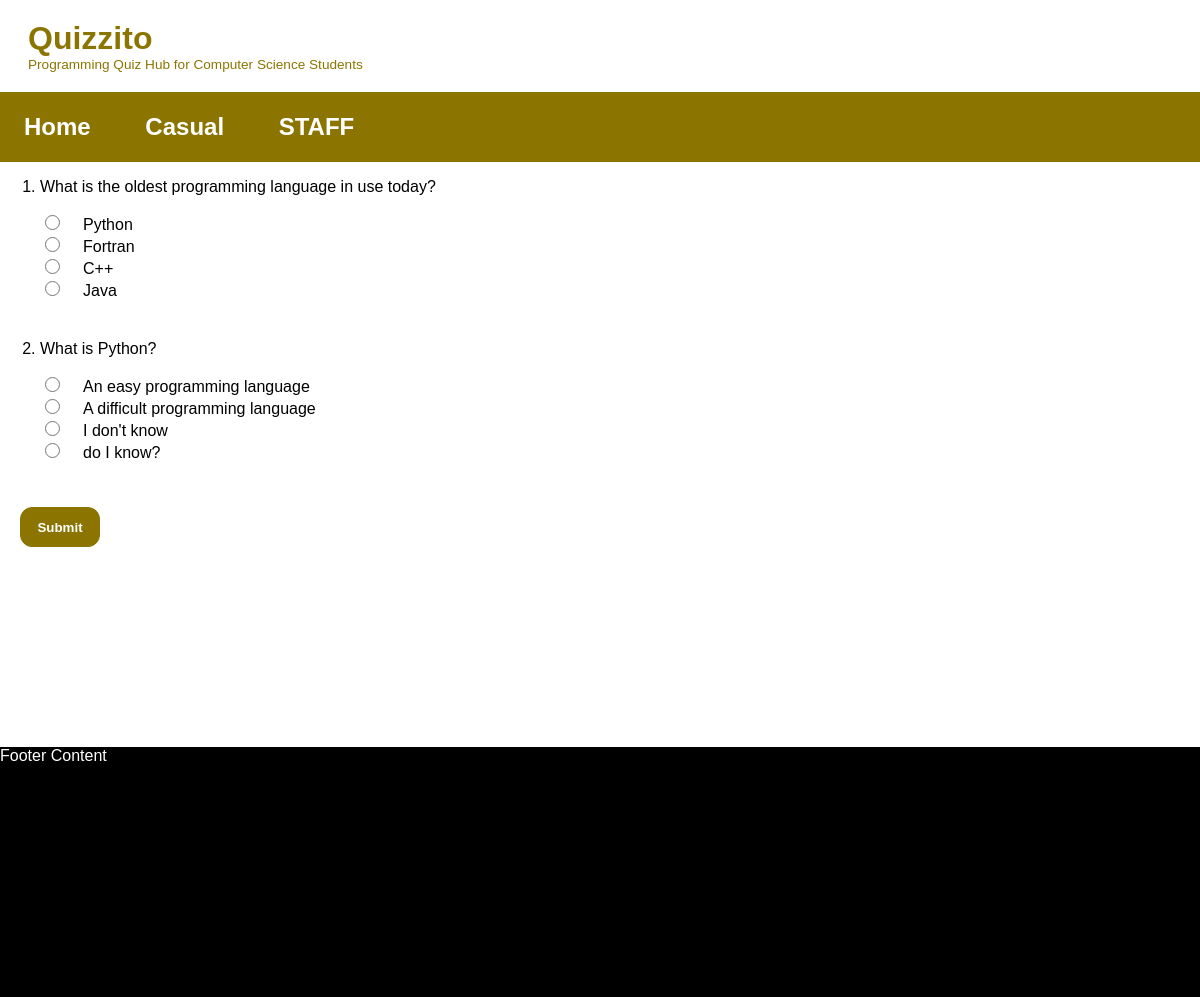
The page / on the database its author committed.
### quizzito_app/models.py (models this page shows)
class Questions(m.Model):
    question = m.CharField(max_length=255)
    answer = m.CharField(max_length=255)
    opt1 = m.CharField(max_length=255)
    opt2 = m.CharField(max_length=255)
    opt3 = m.CharField(max_length=255)
    opt4 = m.CharField(max_length=255)

### quizzito_app/views.py (the view)
# urls.py: path("", homepage, name='home'),
def homepage(request):
    questions = Questions.objects.all().values()
    content = {
        "questions": enumerate(questions),
        "total": range(len(questions)),
        "score": score,
    }
    template = loader.get_template('home.html')
    return HttpResponse(template.render(content, request))

### quizzito_app/templates/home.html (shortened to what this page needs)
{% load static %}
<!DOCTYPE html>
<html lang="en">
<head>
    <link rel="stylesheet" type="text/css" href="{% static 'home.css' %}">
</head>
<body>
<header>
    <div class="head1">Quizzito</div>
    <div class="head2">Programming Quiz Hub for Computer Science Students</div>
</header>
<nav>
    <a href="#python">Home</a>
    <a href="#Casual">Casual</a>
    <a href="admin_login/" title="For Administrators Only!!!">STAFF</a>
</nav>
<main>
    <form action="score/" method="post" enctype="multipart/form-data">
        <ol>
            {% for x, i in questions %}
            <li>
                <p>{{ i.question }}</p>
                <div class="options_field">
                    <div class="options"><input name="question_{{ x|add:1 }}" type="radio" id="question{{ x|add:1 }}_opt1" value="{{ i.opt1 }}"/><label for="question{{ x|add:1 }}_opt1">{{ i.opt1 }}</label></div>
                    <div class="options"><input name="question_{{ x|add:1 }}" type="radio" id="question{{ x|add:1 }}_opt2" value="{{ i.opt2 }}"/><label for="question{{ x|add:1 }}_opt2">{{ i.opt2 }}</label></div>
                    <div class="options"><input name="question_{{ x|add:1 }}" type="radio" id="question{{ x|add:1 }}_opt3" value="{{ i.opt3 }}"/><label for="question{{ x|add:1 }}_opt3">{{ i.opt3 }}</label></div>
                    <div class="options"><input name="question_{{ x|add:1 }}" type="radio" id="question{{ x|add:1 }}_opt4" value="{{ i.opt4 }}"/><label for="question{{ x|add:1 }}_opt4">{{ i.opt4 }}</label></div>
                </div>
            </li>
            {% endfor %}
        </ol>
        <div><button type="submit" name="submit">Submit</button></div>
    </form>
</main>
<footer>
    <div>Footer Content</div>
</footer>
</body>
</html>

### quizzito_app/static/home.css (style rules this page uses)
body { margin: 0 auto; background-position: center; font-family: Arial; }
header { color: #8B7500; margin-left: 8px; padding: 20px; }
.head1 { font-size: 200%; font-weight: bolder; }
.head2 { font-size: 85%; }
nav { background-color: #8B7500; font-size: 150%; font-weight: bold; padding: 21px 0px; }
nav a { text-decoration: none; color: #fff; padding: 0% 2%; transition: 0.3s linear; border-radius: 5px; }
main { margin-bottom: 200px; }
label { margin-left: 20px; margin-top: 100px; }
ol li { margin-bottom: 40px; }
button { background-color: #8B7500; color: #fff; font-weight: bold; width: 80px; height: 40px; border-radius: 12px; border: 1px solid #8B7500; margin-left: 20px; margin-top: 5px; transition: 0.4s linear; }
footer { background-color: #000; color: #fff; width: 100%; position:absolute; height: 250px; }
.options input { height: 15px; width: 15px; }

### rows shown on the page
Questions: question "What is the oldest programming language in use today?", opt1 "Python", opt2 "Fortran", opt3 "C++", opt4 "Java"
Questions: question "What is Python?", opt1 "An easy programming language", opt2 "A difficult programming language", opt3 "I don't know", opt4 "do I know?"
